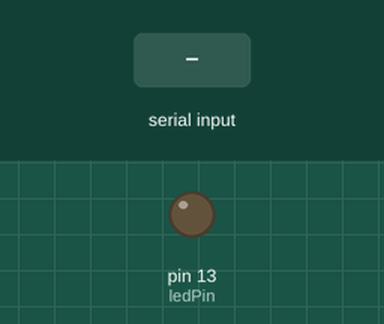
Recording of a sketch running on a simulated Arduino Uno, built with avr-gcc and run on an emulated ATmega328P. Shown: output pins drawn as LEDs (lit = HIGH). Dashed ring = blinking. The test bench sets the inputs (shaded band).

Above: at 1.2 s.
1.3 s: "90,45\n" received over Serial
At 1.7 s:
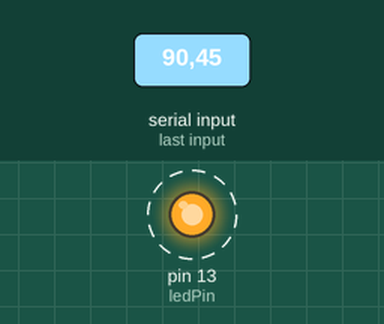
Timing chart, 0 to 10.3 s (numbered marks = the images above; inputs shaded):
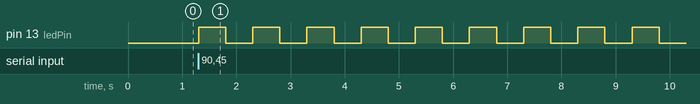

The sketch:

lab06-1.ino
```cpp
const int ledPin = 13;  // Pin for LED 13
int blinkCount = 0;     // Variable to store the blink count

void setup() {
  pinMode(ledPin, OUTPUT);
  Serial.begin(9600);  // Initialize hardware serial communication
}

void loop() {
  if (Serial.available() > 0) {
    blinkCount = Serial.parseInt();  // Read the blink count from the client
    blinkLED(blinkCount);            // Call the blinkLED function
  }
}

void blinkLED(int count) {
  for (int i = 0; i < count; i++) {
    digitalWrite(ledPin, HIGH);  // Turn the LED on
    delay(500);                  // Wait for 500 ms
    digitalWrite(ledPin, LOW);   // Turn the LED off
    delay(500);                  // Wait for 500 ms
  }
}
```

Measured:
- after the input at 1.3 s, pin 13 (ledPin): alternates HIGH for 0.50 s and LOW for 0.50 s, starting at once
